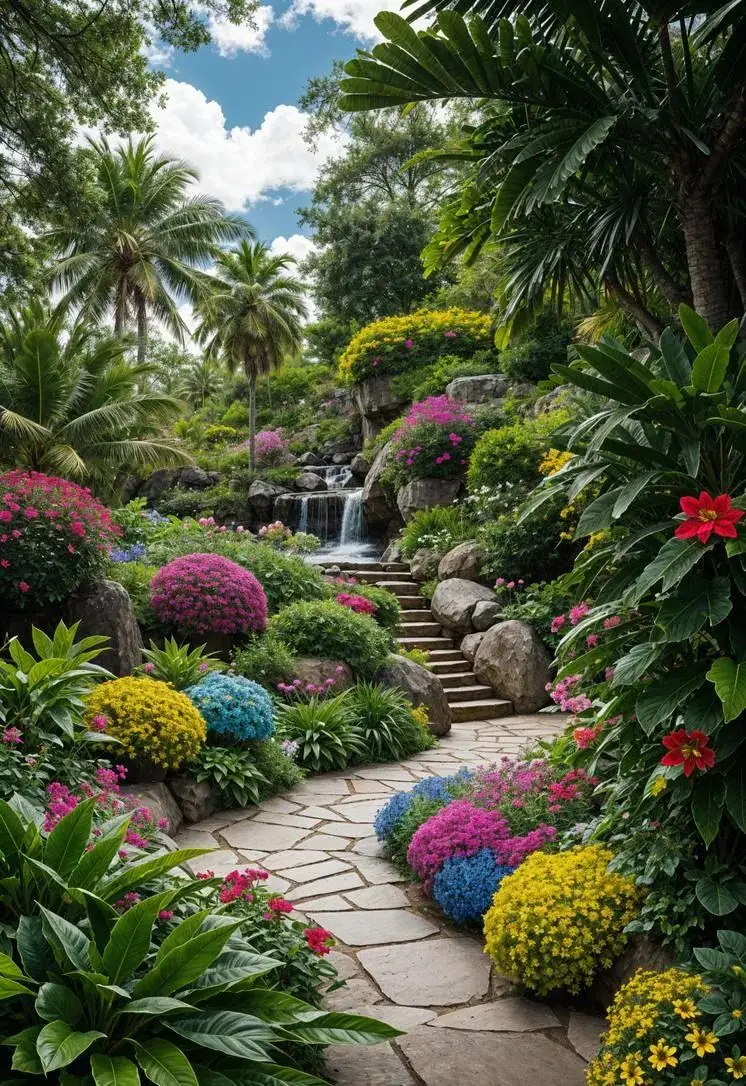
//> input picture openCV/park.png, 746 x 1086 px
$ ./11_   (built with g++ and OpenCV 4)
//> lines starting //> are read from the running program, lines starting //| are printed output that depends on the picture
#include <opencv2/opencv.hpp>
#include <iostream>
#include <random>
#include <cmath>

using namespace cv;
using namespace std;

Mat Mean = (Mat_<float>(3,3) <<
    1/9.0f,1/9.0f,1/9.0f,
    1/9.0f,1/9.0f,1/9.0f,
    1/9.0f,1/9.0f,1/9.0f);
Mat Gauss = (Mat_<float>(3,3) <<
    1/16.0f,2/16.0f,1/16.0f,
    2/16.0f,4/16.0f,2/16.0f,
    1/16.0f,2/16.0f,1/16.0f);
Mat Sobel_ = (Mat_<float>(3,3) <<
    -1, 0,  1,
    -2, 0,  2,
    -1, 0,  1);

Mat curl_kernel(Mat,int,int);

int main(int argc,char ** argv)
{
  Mat image = imread("park.png");
//> image is the input picture: 1086 rows x 746 cols, CV_8UC3; mean B, G, R 63.5, 89.1, 82.8
  Mat lap,gx,gy,bilateral,result;
  cout << "type=" << image.type()
       << " channels=" << image.channels() << endl;
//| type=16 channels=3
  int height = image.rows;
//> height = 1086
  int width = image.cols;
//> width = 746
  vector<Mat> channels;
  Mat shifted_channels[3];
  split(image,channels);
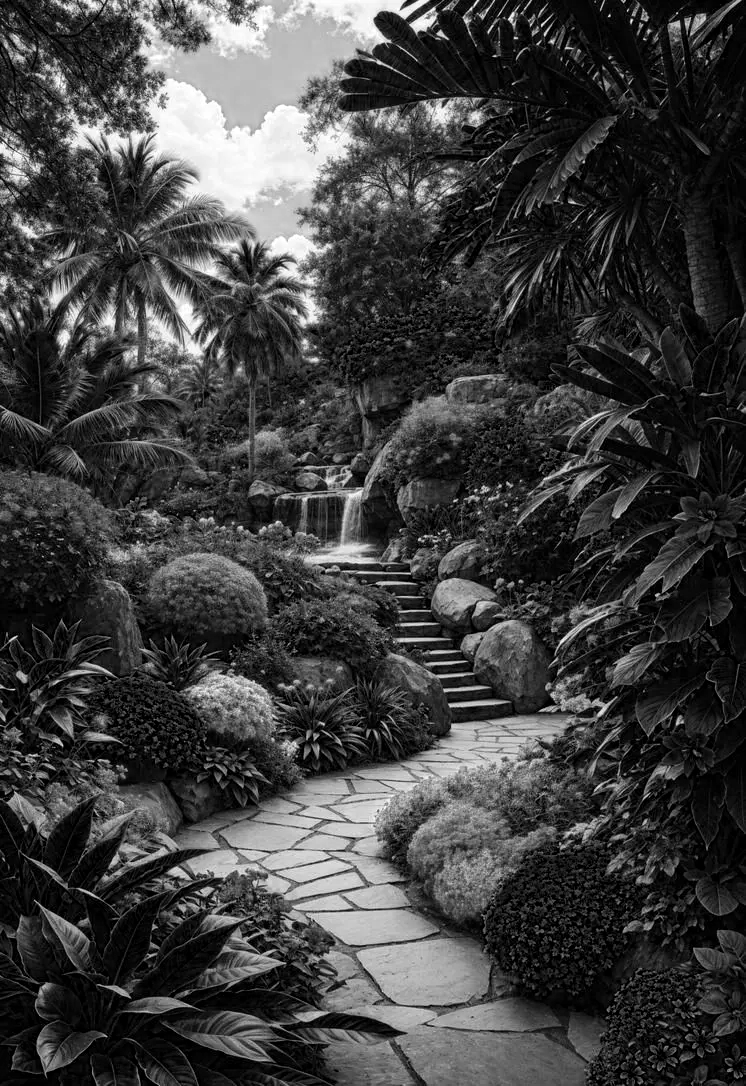
//> channels[0]: 1086 rows x 746 cols, CV_8UC1; min 0, max 255, mean 63.5
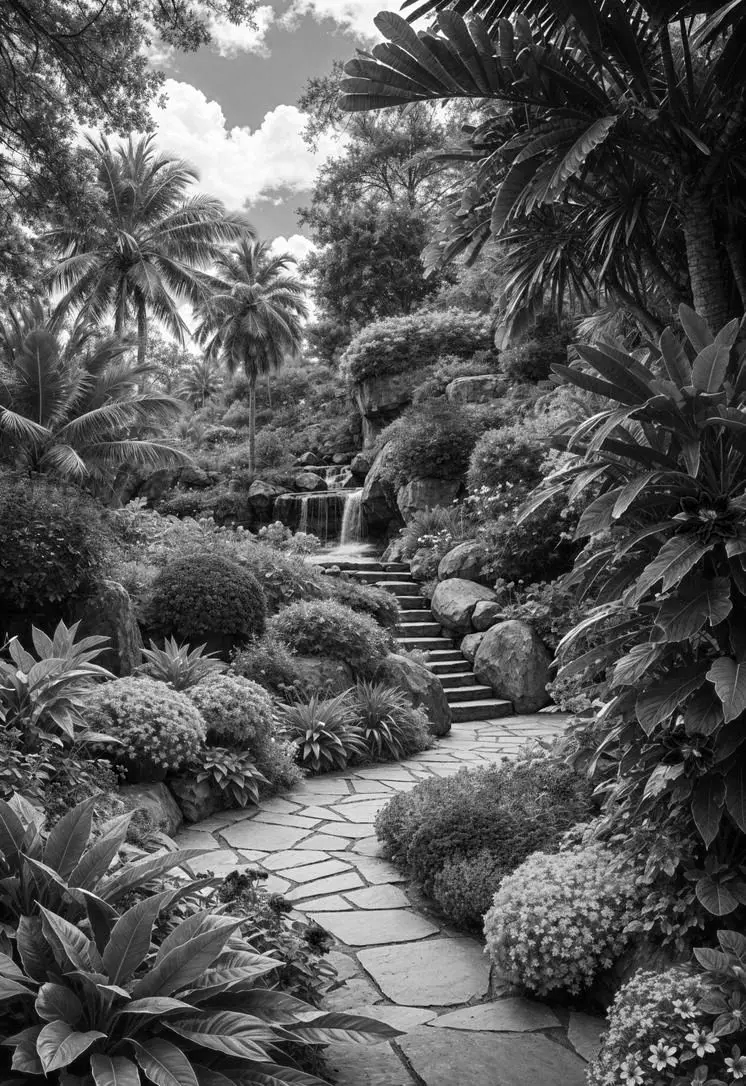
//> channels[1]: 1086 rows x 746 cols, CV_8UC1; min 0, max 255, mean 89.1
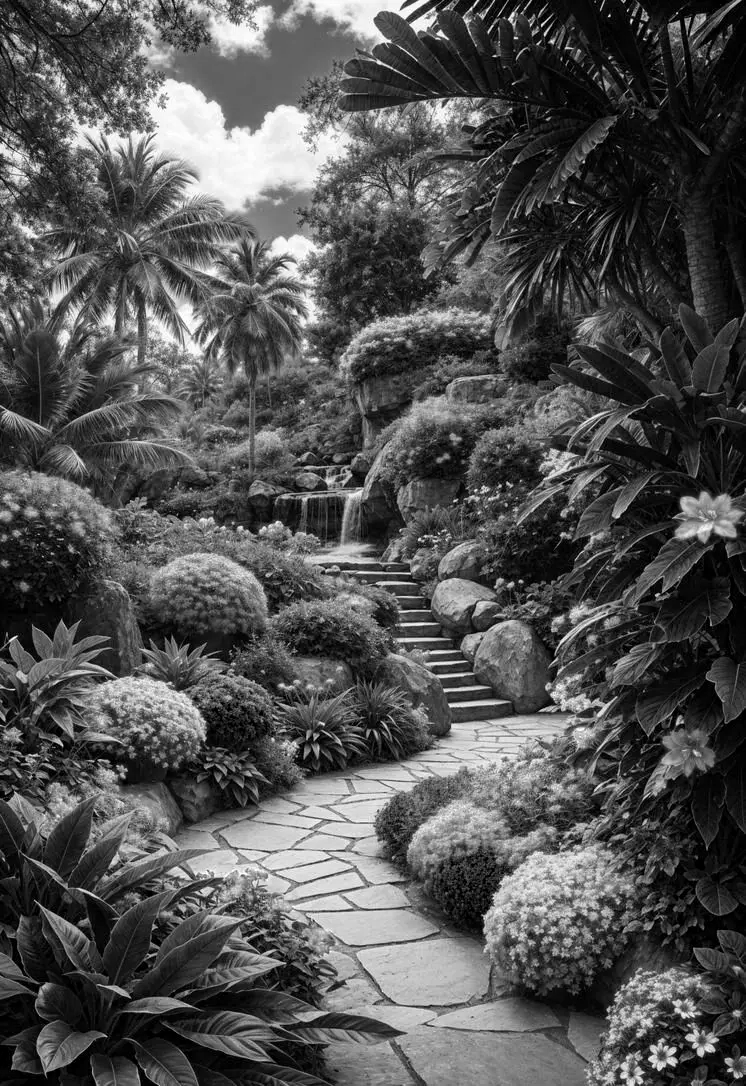
//> channels[2]: 1086 rows x 746 cols, CV_8UC1; min 0, max 255, mean 82.8
  for( int i = 0;i<3;i++){
    shifted_channels[i] = curl_kernel(channels[i],height,width);
  }
  merge(shifted_channels,3,result);
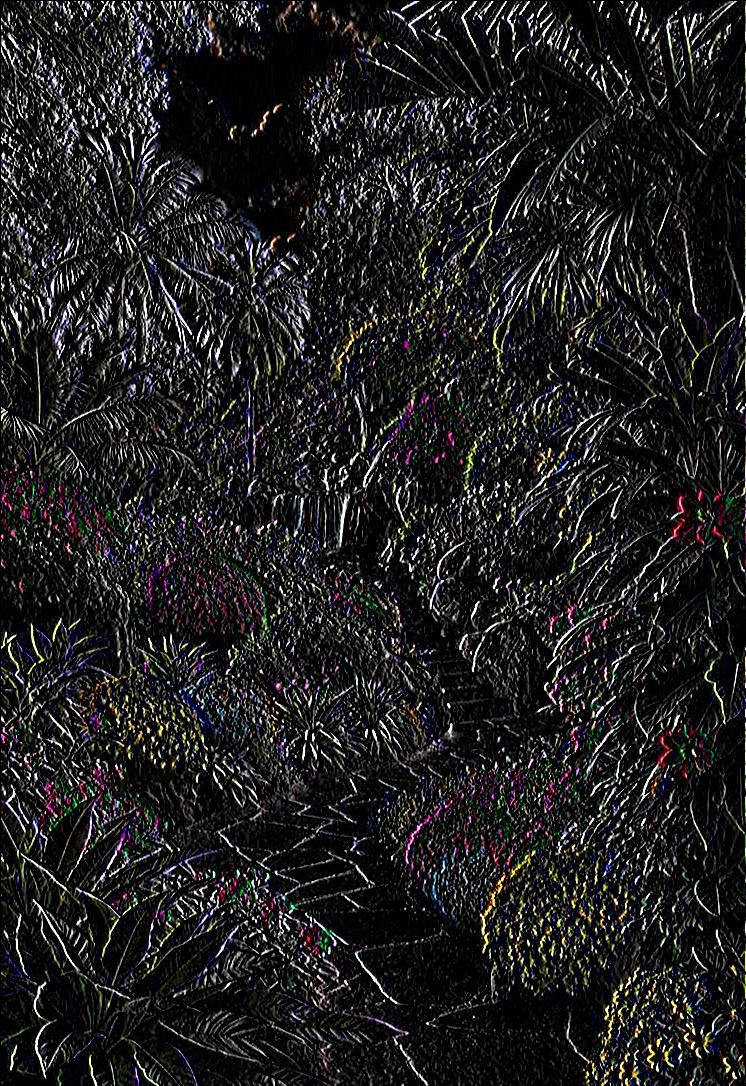
//> result: 1086 rows x 746 cols, CV_8UC3; mean B, G, R 30.3, 30.9, 31.5
  imshow("convolution",result);
  waitKey(0);
  Laplacian(image,lap,CV_32F);
  imshow("Laplace",lap);
  waitKey(0);
  Sobel(image,gx,CV_32F,1,0,3);
  imshow("Sobel_x",gx);
  waitKey(0);
  Sobel(image,gy,CV_32F,0,1,3);
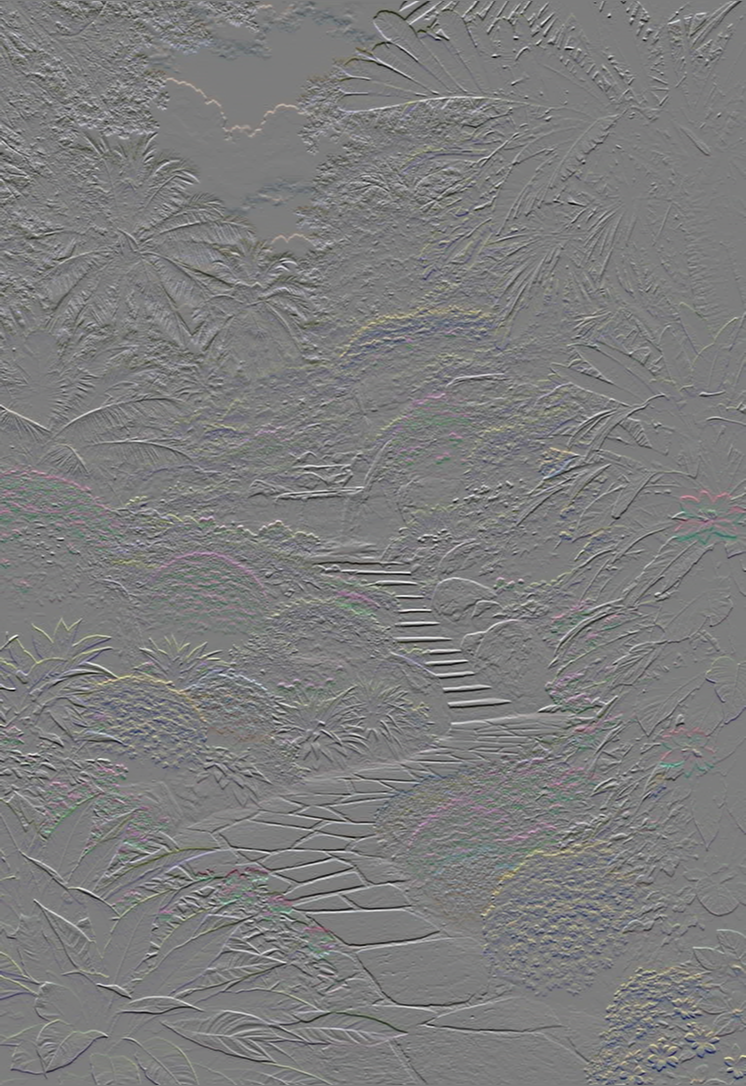
//> gy: 1086 rows x 746 cols, CV_32FC3; mean B, G, R -0.4, -0.2, -0.2; drawn with min black and max white
  imshow("Sobel_y",gy);
  waitKey(0);
  bilateralFilter(image,bilateral,9,75,75);
  imshow("bilateral",bilateral);
  waitKey(0);

  return 0;
}
Mat curl_kernel(Mat image,int height,int width)
{
  //cvtColor(image,image,COLOR_BGR2GRAY);
  cout <<width<<":"<<height<< endl;
  Mat Convoluted_result = Mat::zeros(Size(width,height),CV_8UC1);
  cout << "image.rows=" << image.rows << " image.cols=" << image.cols << endl;
  cout << "height=" << height << " width=" << width << endl;
  Mat Convolution_kernel = Sobel_;

  for(int Y_ctr = 1;Y_ctr<height;Y_ctr++)
    for(int X_ctr = 1;X_ctr<width;X_ctr++){
    {
      float Temp = 0.0f;
      for(int delta_x = -1; delta_x < 2 ;delta_x++)
        for(int delta_y = -1; delta_y < 2;delta_y++)
        {
          Temp += Convolution_kernel.at<float>(1+delta_y,1+delta_x) * image.at<uchar>(Y_ctr+delta_y,X_ctr+delta_x);
        }
      Convoluted_result.at<uchar>(Y_ctr,X_ctr) = saturate_cast<uchar>(Temp);
    }
  }
  cout << "result.rows=" << Convoluted_result.rows
       << " result.cols=" << Convoluted_result.cols << endl;
  cout <<Convoluted_result.cols<<":"<<Convoluted_result.rows<< endl;
  // [4 lines of commented-out code are left out]
  return Convoluted_result;
}
Mat extend_image(Mat src){
  //Mat src = imread("house.jpeg",IMREAD_GRAYSCALE);
  Mat image = Mat::zeros(src.rows+2,src.cols+2,CV_8UC1);
  for(int i = 1;i<src.rows+1;i++){
    for(int j = 1;j<src.cols+1;j++){
      image.at<uchar>(i,j) = src.at<uchar>(i-1,j-1);
    }
  }
  return image;
}
